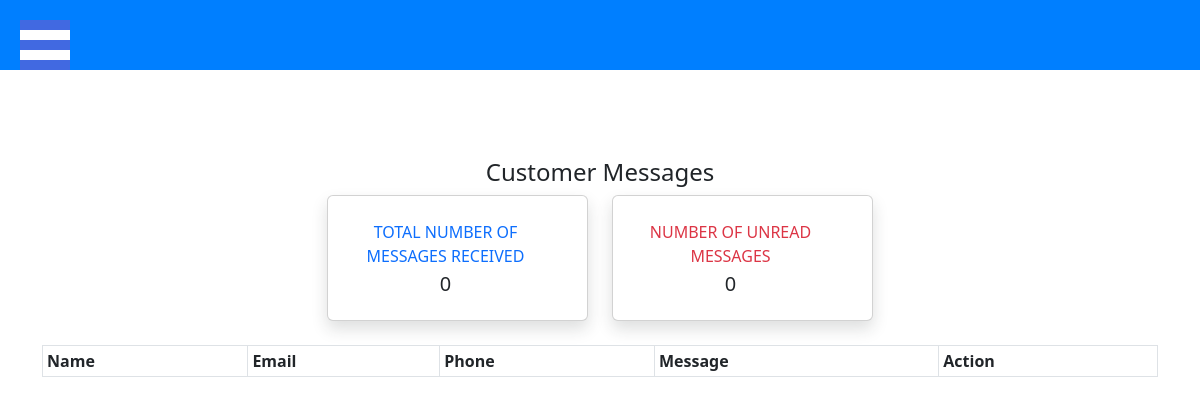
/customer_support.php, run on an earlier commit of the app's database.
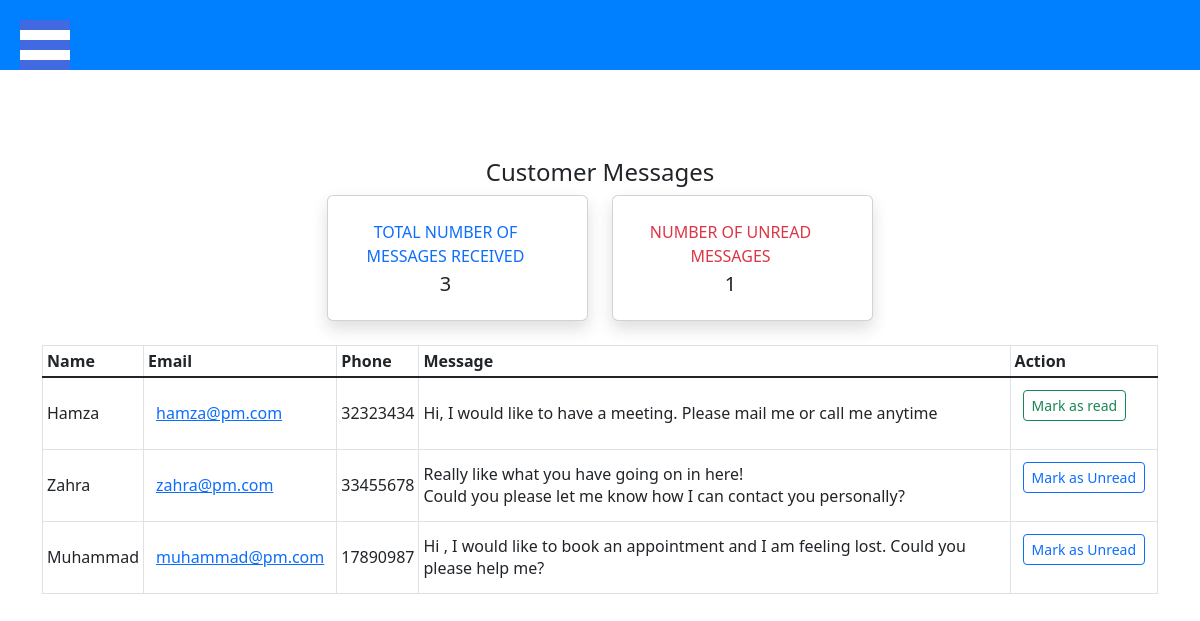
And on a later commit of the database.
### tables this page shows
CREATE TABLE `customer_support_messages` (
  `c_id` int(11) NOT NULL,
  `dateTime` datetime NOT NULL,
  `name` varchar(50) NOT NULL,
  `email` varchar(80) NOT NULL,
  `phone` varchar(13) NOT NULL,
  `message` varchar(500) NOT NULL,
  `status` varchar(15) NOT NULL DEFAULT 'unread'
);

### customer_support.php (the view, shortened to what this page needs)
<?php
require("project_connection.php");
require("navbar_admin.php");
try {
  $sql = "SELECT * FROM `customer_support_messages` ORDER BY status DESC, dateTime ASC";
  $result = $db->query($sql);
  $rows = $result->fetchAll();
  $sql2 = "SELECT COUNT(*) FROM `customer_support_messages` where `status` = 'unread'";
  $countResult = $db->query($sql2);
  $count = $countResult->fetchColumn();
} catch (PDOException $e) {
  echo $e->getMessage();
  die();
}
?>
<!DOCTYPE html>
<html lang="en">
<head>
  <link href="./assets/dist/css/bootstrap.min.css" rel="stylesheet">
</head>
<body>
  <br><br><br>
  <div class='container-lg'>
    <h4 class="mt-3 mb-2 mx-auto text-center"> Customer Messages</h4>
    <div class="row">
      <div class="col-xl-3 col-md-6 mb-4 ms-auto">
        <div class="card border-left-primary shadow h-100 py-2">
          <div class="card-body">
            <div class="row no-gutters align-items-center">
              <div class="col mr-2">
                <div class="text-xs font-weight-bold text-primary text-uppercase mb-1 text-center">
                  Total Number of Messages Received</div>
                <div class="h5 mb-0 font-weight-bold text-gray-800 text-center"><?php echo count($rows) ?> </div>
              </div>
            </div>
          </div>
        </div>
      </div>
      <div class="col-xl-3 col-md-6 mb-4 me-auto">
        <div class="card border-left-primary shadow h-100 py-2">
          <div class="card-body">
            <div class="row no-gutters align-items-center">
              <div class="col mr-2">
                <div class="text-xs font-weight-bold text-danger text-uppercase mb-1 text-center">
                  Number of unread messages</div>
                <div class="h5 mb-0 font-weight-bold text-gray-800 text-center"><?php echo $count; ?> </div>
              </div>
            </div>
          </div>
        </div>
      </div>
      <div class="table-responsive text-center">
        <table class="table table-bordered table-sm">
          <thead>
            <tr>
              <th scope="col">Name</th>
              <th scope="col">Email</th>
              <th scope="col">Phone</th>
              <th scope="col">Message</th>
              <th scope="col">Action</th>
            </tr>
          </thead>
          <tbody class="table-group-divider table align-middle">
            <?php
            foreach ($rows as $row) {
            ?>
              <tr>
                <td><?php echo $row['name']; ?></td>
                <td><a href="mailto:<?php echo $row['email']; ?>"><?php echo $row['email']; ?></a></td>
                <td><?php echo $row['phone']; ?></td>
                <td style="white-space: pre-line;"><?php echo $row['message']; ?></td>
                <td>
                  <form>
                    <?php
                    if ($row['status'] == 'unread')
                      echo "<input type='submit' name='markAsRead' class='btn btn-outline-success btn-sm' value='Mark as read'/>";
                    else
                      echo "<input type='submit' name='markAsUnread' class='btn btn-outline-primary btn-sm' value='Mark as Unread'/>";
                    ?>
                  </form>
                </td>
              </tr>
            <?php
            }
            ?>
          </tbody>
        </table>
      </div>
    </div>
  </div>
</body>
</html>

What changed in the data, as far as the page shows it:
added customer_support_messages: name "Hamza", email "hamza@pm.com", phone "32323434", message "Hi, I would like to have a meeting. Please mail me or call me anytime"
added customer_support_messages: name "Zahra", email "zahra@pm.com", phone "33455678", message "Really like what you have going on in here! Could you please let me know how I can contact you personally?"
added customer_support_messages: name "Muhammad", email "muhammad@pm.com", phone "17890987", message "Hi , I would like to book an appointment and I am feeling lost. Could you please help me?"
Also different on the page:
count($rows): "0" → "3"
$count: "0" → "1"
